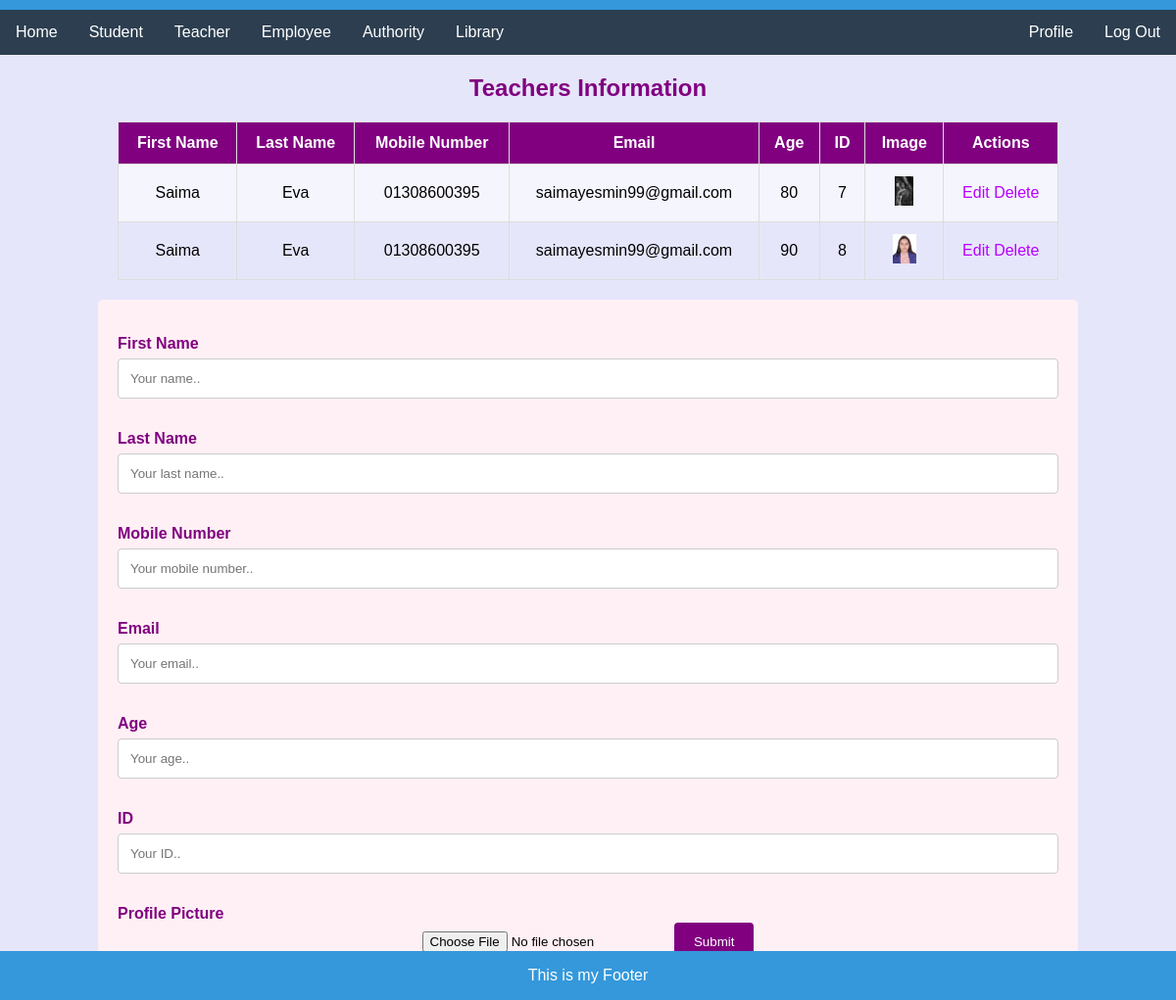
The app's page /teacherPage (signed in), older data.
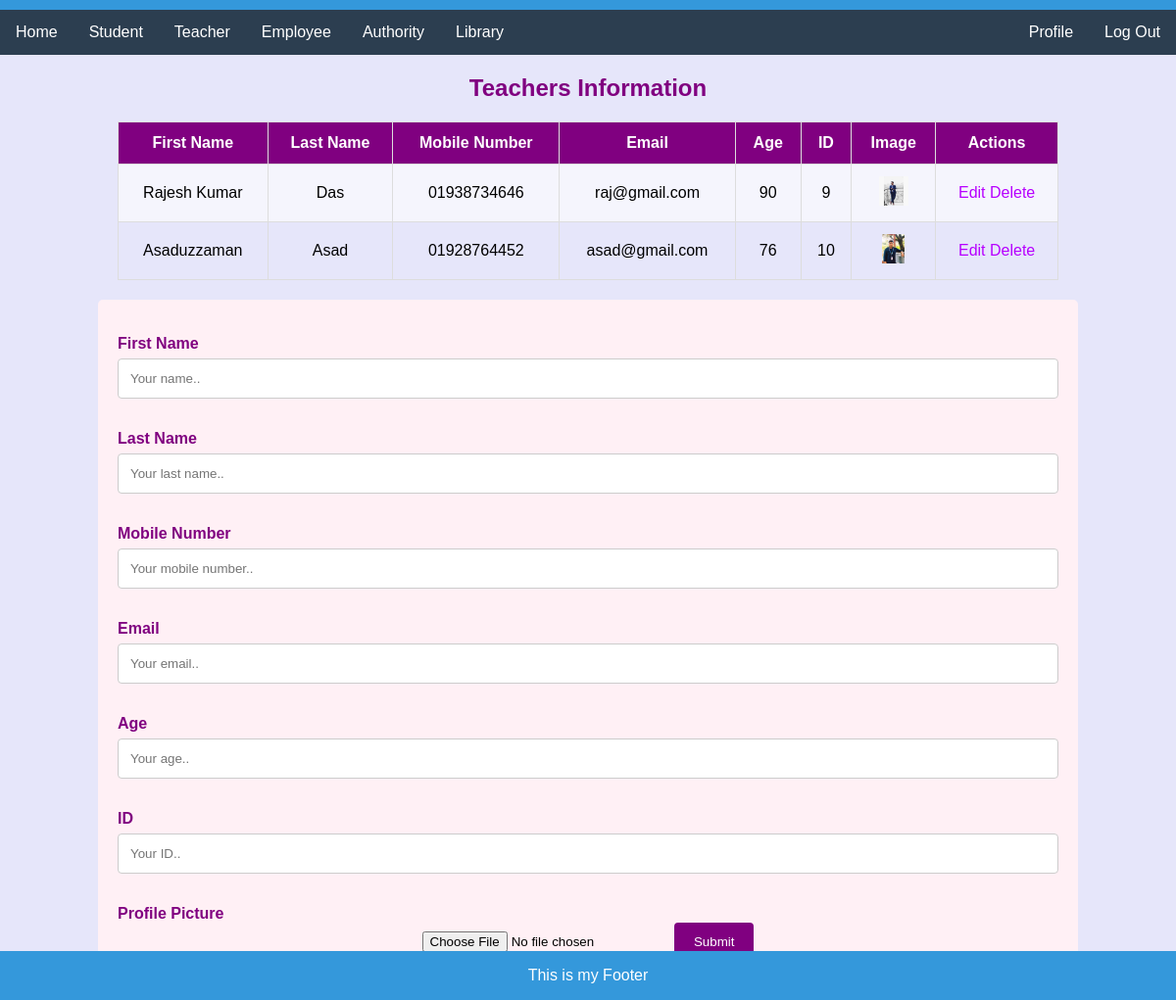
The same page, newer data.
### myApp/models.py (models this page shows, shortened)
class Teachers(models.Model):
    First_Name=models.CharField(max_length=100)
    Last_Name=models.CharField(max_length=100)
    Mobile=models.CharField(max_length=100)
    Email=models.CharField(max_length=100)
    Age=models.CharField(max_length=100)
    ID=models.IntegerField(max_length=100, null=True)
    profile_pic=models.ImageField(upload_to="media/profile_pic",null=True)

### myProject/views.py (the view)
# urls.py: path('teacherPage', teacherPage,name="teacherPageUrl"),
@login_required
def teacherPage(request):
    teacher = Teachers.objects.all()
    context={
        "tch":teacher,
    }
    return render(request,"teacher.html",context)

### template/teacher.html (shortened to what this page needs)
{% extends "home.html" %}
{% block content %}
<!DOCTYPE html>
<html lang="en">
<head>
</head>
<body>
  <h2>Teachers Information</h2>
  <table>
    <tr>
      <th>First Name</th>
      <th>Last Name</th>
      <th>Mobile Number</th>
      <th>Email</th>
      <th>Age</th>
      <th>ID</th>
      <th>Image</th>
      <th>Actions</th>
    </tr>
    {% for i in tch %}
    <tr>
      <td>{{i.First_Name}}</td>
      <td>{{i.Last_Name}}</td>
      <td>{{i.Mobile}}</td>
      <td>{{i.Email}}</td>
      <td>{{i.Age}}</td>
      <td>{{i.ID}}</td>
      <td>
        <img src="/media/{{i.profile_pic}}" height="30px">
      </td>
      <td>
        <a href="{% url 'editTeacher' i.id  %}">Edit</a>
        <a href="{% url 'deleteTeacher' i.id  %}">Delete</a>
      </td>
    </tr>
    {% endfor %}
  </table>
  <div class="container">
    <form action="{%url 'teacherAdd'%}" method='post' enctype="multipart/form-data">
    <form>
      <label for="fname">First Name</label>
      <input type="text" id="fname" name="fname" placeholder="Your name..">
      <label for="lname">Last Name</label>
      <input type="text" id="lastname" name="lname" placeholder="Your last name..">
      <label for="Mobile">Mobile Number</label>
      <input type="text" id="lname" name="mobile" placeholder="Your mobile number..">
      <label for="email">Email</label>
      <input type="text" id="email" name="email" placeholder="Your email..">
      <label for="age">Age</label>
      <input type="text" id="age" name="age" placeholder="Your age..">
      <label for="ID">ID</label>
      <input type="text" id="ID" name="ID" placeholder="Your ID..">
      <label for="image">Profile Picture</label>
      <input type="file" id="image" name="profile_pic" placeholder="Your Picture..">
      <input type="submit" value="Submit">
    </form>
  </div>
</body>
</html>
{% endblock %}

Row changes from the older to the newer data that the page shows:
removed Teachers: First_Name "Saima", Last_Name "Eva", Mobile "01308600395", Email "saimayesmin99@gmail.com", Age "80", ID "7", profile_pic (picture)
removed Teachers: First_Name "Saima", Last_Name "Eva", Mobile "01308600395", Email "saimayesmin99@gmail.com", Age "90", ID "8", profile_pic (picture)
added Teachers: First_Name "Rajesh Kumar", Last_Name "Das", Mobile "01938734646", Email "raj@gmail.com", Age "90", ID "9", profile_pic (picture)
added Teachers: First_Name "Asaduzzaman", Last_Name "Asad", Mobile "01928764452", Email "asad@gmail.com", Age "76", ID "10", profile_pic (picture)
